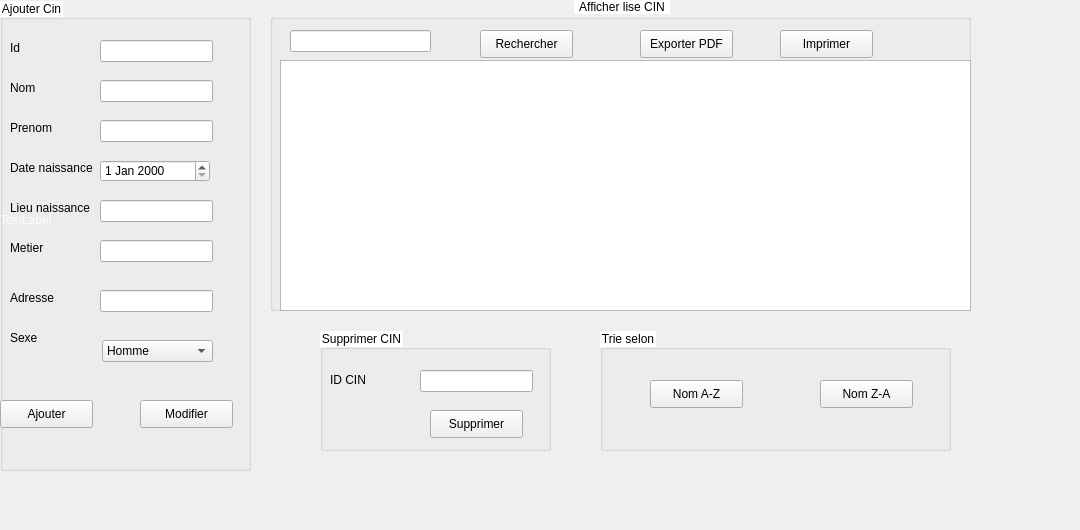
        <widget class="QWidget" name="tab_4">
         <attribute name="title">
          <string>CIN</string>
         </attribute>
         <widget class="QGroupBox" name="groupBox">
          <property name="geometry">
           <rect>
            <x>0</x>
            <y>0</y>
            <width>251</width>
            <height>471</height>
           </rect>
          </property>
          <property name="styleSheet">
           <string notr="true">QTextEdit
{
    background-color: white;
}
 QGroupBox::title {
   
     background-color: white;
 }</string>
          </property>
          <property name="title">
           <string>Ajouter Cin</string>
          </property>
          <widget class="QLineEdit" name="idcin">
           <property name="geometry">
            <rect>
             <x>100</x>
             <y>40</y>
             <width>113</width>
             <height>22</height>
            </rect>
           </property>
          </widget>
          <widget class="QLineEdit" name="line1">
           <property name="geometry">
            <rect>
             <x>100</x>
             <y>80</y>
             <width>113</width>
             <height>22</height>
            </rect>
           </property>
          </widget>
          <widget class="QLineEdit" name="prenomcin">
           <property name="geometry">
            <rect>
             <x>100</x>
             <y>120</y>
             <width>113</width>
             <height>22</height>
            </rect>
           </property>
          </widget>
          <widget class="QDateEdit" name="datecin">
           <property name="geometry">
            <rect>
             <x>100</x>
             <y>160</y>
             <width>110</width>
             <height>22</height>
            </rect>
           </property>
          </widget>
          <widget class="QLineEdit" name="lieuc">
           <property name="geometry">
            <rect>
             <x>100</x>
             <y>200</y>
             <width>113</width>
             <height>22</height>
            </rect>
           </property>
          </widget>
          <widget class="QLineEdit" name="metiercin">
           <property name="geometry">
            <rect>
             <x>100</x>
             <y>240</y>
             <width>113</width>
             <height>22</height>
            </rect>
           </property>
          </widget>
          <widget class="QLineEdit" name="adressecin">
           <property name="geometry">
            <rect>
             <x>100</x>
             <y>290</y>
             <width>113</width>
             <height>22</height>
            </rect>
           </property>
          </widget>
          <widget class="QComboBox" name="comboBox">
           <property name="geometry">
            <rect>
             <x>102</x>
             <y>340</y>
             <width>111</width>
             <height>22</height>
            </rect>
           </property>
           <item>
            <property name="text">
             <string>Homme</string>
            </property>
           </item>
           <item>
            <property name="text">
             <string>Femme</string>
            </property>
           </item>
          </widget>
          <widget class="QPushButton" name="pushButton_2">
           <property name="geometry">
            <rect>
             <x>0</x>
             <y>400</y>
             <width>93</width>
             <height>28</height>
            </rect>
           </property>
           <property name="text">
            <string>Ajouter</string>
           </property>
          </widget>
          <widget class="QPushButton" name="pushButton_3">
           <property name="geometry">
            <rect>
             <x>140</x>
             <y>400</y>
             <width>93</width>
             <height>28</height>
            </rect>
           </property>
           <property name="text">
            <string>Modifier</string>
           </property>
          </widget>
          <widget class="QLabel" name="label_22">
           <property name="geometry">
            <rect>
             <x>10</x>
             <y>40</y>
             <width>55</width>
             <height>16</height>
            </rect>
           </property>
           <property name="text">
            <string>Id</string>
           </property>
          </widget>
          <widget class="QLabel" name="label_23">
           <property name="geometry">
            <rect>
             <x>10</x>
             <y>80</y>
             <width>55</width>
             <height>16</height>
            </rect>
           </property>
           <property name="text">
            <string>Nom</string>
           </property>
          </widget>
          <widget class="QLabel" name="label_24">
           <property name="geometry">
            <rect>
             <x>10</x>
             <y>120</y>
             <width>55</width>
             <height>16</height>
            </rect>
           </property>
           <property name="text">
            <string>Prenom</string>
           </property>
          </widget>
          <widget class="QLabel" name="label_25">
           <property name="geometry">
            <rect>
             <x>10</x>
             <y>160</y>
             <width>91</width>
             <height>16</height>
            </rect>
           </property>
           <property name="text">
            <string>Date naissance</string>
           </property>
          </widget>
          <widget class="QLabel" name="label_26">
           <property name="geometry">
            <rect>
             <x>10</x>
             <y>200</y>
             <width>91</width>
             <height>16</height>
            </rect>
           </property>
           <property name="text">
            <string>Lieu naissance</string>
           </property>
          </widget>
          <widget class="QLabel" name="label_27">
           <property name="geometry">
            <rect>
             <x>10</x>
             <y>240</y>
             <width>55</width>
             <height>16</height>
            </rect>
           </property>
           <property name="text">
            <string>Metier</string>
           </property>
          </widget>
          <widget class="QLabel" name="label_28">
           <property name="geometry">
            <rect>
             <x>10</x>
             <y>290</y>
             <width>55</width>
             <height>16</height>
            </rect>
           </property>
           <property name="text">
            <string>Adresse</string>
           </property>
          </widget>
          <widget class="QLabel" name="label_29">
           <property name="geometry">
            <rect>
             <x>10</x>
             <y>330</y>
             <width>55</width>
             <height>16</height>
            </rect>
           </property>
           <property name="text">
            <string>Sexe</string>
           </property>
          </widget>
         </widget>
         <widget class="QGroupBox" name="groupBox_2">
          <property name="geometry">
           <rect>
            <x>270</x>
            <y>0</y>
            <width>701</width>
            <height>311</height>
           </rect>
          </property>
          <property name="styleSheet">
           <string notr="true">
 
 QGroupBox::title {
     subcontrol-origin: margin;
     subcontrol-position: top center; /* position at the top center */
     padding: 0 3px;
     background-color:white;
 }</string>
          </property>
          <property name="title">
           <string>Afficher lise CIN</string>
          </property>
          <widget class="QLineEdit" name="rech">
           <property name="geometry">
            <rect>
             <x>20</x>
             <y>30</y>
             <width>141</width>
             <height>22</height>
            </rect>
           </property>
          </widget>
          <widget class="QPushButton" name="pushButton_11">
           <property name="geometry">
            <rect>
             <x>210</x>
             <y>30</y>
             <width>93</width>
             <height>28</height>
            </rect>
           </property>
           <property name="text">
            <string>Rechercher</string>
           </property>
          </widget>
          <widget class="QPushButton" name="pushButton_35">
           <property name="geometry">
            <rect>
             <x>370</x>
             <y>30</y>
             <width>93</width>
             <height>28</height>
            </rect>
           </property>
           <property name="text">
            <string>Exporter PDF</string>
           </property>
          </widget>
          <widget class="QPushButton" name="pushButton_36">
           <property name="geometry">
            <rect>
             <x>510</x>
             <y>30</y>
             <width>93</width>
             <height>28</height>
            </rect>
           </property>
           <property name="text">
            <string>Imprimer</string>
           </property>
          </widget>
          <widget class="QTableView" name="tableView">
           <property name="geometry">
            <rect>
             <x>10</x>
             <y>60</y>
             <width>691</width>
             <height>251</height>
            </rect>
           </property>
          </widget>
         </widget>
         <widget class="QGroupBox" name="groupBox_3">
          <property name="geometry">
           <rect>
            <x>320</x>
            <y>330</y>
            <width>231</width>
            <height>121</height>
           </rect>
          </property>
          <property name="styleSheet">
           <string notr="true">QTextEdit
{
    background-color: white;
}
 QGroupBox::title {
   
     background-color: white;
 }</string>
          </property>
          <property name="title">
           <string>Supprimer CIN</string>
          </property>
          <widget class="QLineEdit" name="lineEdit_2">
           <property name="geometry">
            <rect>
             <x>100</x>
             <y>40</y>
             <width>113</width>
             <height>22</height>
            </rect>
           </property>
          </widget>
          <widget class="QLabel" name="label_30">
           <property name="geometry">
            <rect>
             <x>10</x>
             <y>40</y>
             <width>55</width>
             <height>20</height>
            </rect>
           </property>
           <property name="text">
            <string>ID CIN</string>
           </property>
          </widget>
          <widget class="QPushButton" name="pushButton_10">
           <property name="geometry">
            <rect>
             <x>110</x>
             <y>80</y>
             <width>93</width>
             <height>28</height>
            </rect>
           </property>
           <property name="text">
            <string>Supprimer</string>
           </property>
          </widget>
         </widget>
         <widget class="QGroupBox" name="groupBox_4">
          <property name="geometry">
           <rect>
            <x>600</x>
            <y>330</y>
            <width>351</width>
            <height>121</height>
           </rect>
          </property>
          <property name="styleSheet">
           <string notr="true">QTextEdit
{
    background-color: white;
}
 QGroupBox::title {
   
     background-color: white;
 }</string>
          </property>
          <property name="title">
           <string>Trie selon</string>
          </property>
          <widget class="QPushButton" name="pushButton_37">
           <property name="geometry">
            <rect>
             <x>50</x>
             <y>50</y>
             <width>93</width>
             <height>28</height>
            </rect>
           </property>
           <property name="text">
            <string>Nom A-Z</string>
           </property>
          </widget>
          <widget class="QPushButton" name="pushButton_38">
           <property name="geometry">
            <rect>
             <x>220</x>
             <y>50</y>
             <width>93</width>
             <height>28</height>
            </rect>
           </property>
           <property name="text">
            <string>Nom Z-A</string>
           </property>
          </widget>
         </widget>
         <widget class="QLabel" name="label_pic12">
          <property name="geometry">
           <rect>
            <x>0</x>
            <y>-41</y>
            <width>1071</width>
            <height>521</height>
           </rect>
          </property>
          <property name="styleSheet">
           <string notr="true">QLabel{
 color: white;
  background: transparent;
}</string>
          </property>
          <property name="text">
           <string>TextLabel</string>
          </property>
         </widget>
         <zorder>label_pic12</zorder>
         <zorder>groupBox</zorder>
         <zorder>groupBox_2</zorder>
         <zorder>groupBox_3</zorder>
         <zorder>groupBox_4</zorder>
        </widget>
